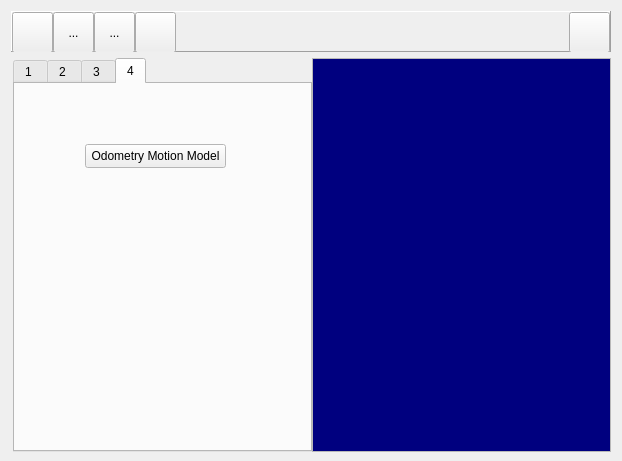
<?xml version="1.0" encoding="UTF-8"?>
<ui version="4.0">
 <class>MainFrame</class>
 <widget class="QDialog" name="MainFrame">
  <property name="geometry">
   <rect>
    <x>0</x>
    <y>0</y>
    <width>622</width>
    <height>461</height>
   </rect>
  </property>
  <property name="sizePolicy">
   <sizepolicy hsizetype="Preferred" vsizetype="Minimum">
    <horstretch>0</horstretch>
    <verstretch>0</verstretch>
   </sizepolicy>
  </property>
  <property name="minimumSize">
   <size>
    <width>0</width>
    <height>461</height>
   </size>
  </property>
  <property name="windowTitle">
   <string>Homeworks</string>
  </property>
  <property name="modal">
   <bool>false</bool>
  </property>
  <layout class="QVBoxLayout" name="verticalLayout">
   <item>
    <widget class="QFrame" name="frame">
     <property name="sizePolicy">
      <sizepolicy hsizetype="Preferred" vsizetype="Fixed">
       <horstretch>0</horstretch>
       <verstretch>0</verstretch>
      </sizepolicy>
     </property>
     <property name="minimumSize">
      <size>
       <width>0</width>
       <height>41</height>
      </size>
     </property>
     <property name="maximumSize">
      <size>
       <width>16777215</width>
       <height>41</height>
      </size>
     </property>
     <property name="frameShape">
      <enum>QFrame::Panel</enum>
     </property>
     <property name="frameShadow">
      <enum>QFrame::Raised</enum>
     </property>
     <layout class="QHBoxLayout" name="horizontalLayout_3">
      <property name="spacing">
       <number>0</number>
      </property>
      <property name="leftMargin">
       <number>0</number>
      </property>
      <property name="topMargin">
       <number>0</number>
      </property>
      <property name="rightMargin">
       <number>0</number>
      </property>
      <property name="bottomMargin">
       <number>0</number>
      </property>
      <item>
       <widget class="QToolButton" name="buttonOpen">
        <property name="enabled">
         <bool>true</bool>
        </property>
        <property name="sizePolicy">
         <sizepolicy hsizetype="Minimum" vsizetype="Minimum">
          <horstretch>0</horstretch>
          <verstretch>0</verstretch>
         </sizepolicy>
        </property>
        <property name="minimumSize">
         <size>
          <width>41</width>
          <height>41</height>
         </size>
        </property>
        <property name="maximumSize">
         <size>
          <width>41</width>
          <height>41</height>
         </size>
        </property>
        <property name="toolTip">
         <string>open an image file</string>
        </property>
        <property name="layoutDirection">
         <enum>Qt::LeftToRight</enum>
        </property>
        <property name="autoFillBackground">
         <bool>false</bool>
        </property>
        <property name="text">
         <string/>
        </property>
        <property name="icon">
         <iconset resource="images/mainframe.qrc">
          <normaloff>:/open.png</normaloff>:/open.png</iconset>
        </property>
        <property name="iconSize">
         <size>
          <width>41</width>
          <height>41</height>
         </size>
        </property>
        <property name="checkable">
         <bool>false</bool>
        </property>
        <property name="autoRepeat">
         <bool>false</bool>
        </property>
        <property name="autoExclusive">
         <bool>false</bool>
        </property>
        <property name="popupMode">
         <enum>QToolButton::DelayedPopup</enum>
        </property>
        <property name="toolButtonStyle">
         <enum>Qt::ToolButtonIconOnly</enum>
        </property>
        <property name="autoRaise">
         <bool>false</bool>
        </property>
       </widget>
      </item>
      <item>
       <widget class="QToolButton" name="toolButton_2">
        <property name="sizePolicy">
         <sizepolicy hsizetype="Minimum" vsizetype="Minimum">
          <horstretch>0</horstretch>
          <verstretch>0</verstretch>
         </sizepolicy>
        </property>
        <property name="minimumSize">
         <size>
          <width>41</width>
          <height>41</height>
         </size>
        </property>
        <property name="maximumSize">
         <size>
          <width>41</width>
          <height>41</height>
         </size>
        </property>
        <property name="text">
         <string>...</string>
        </property>
       </widget>
      </item>
      <item>
       <widget class="QToolButton" name="toolButton_3">
        <property name="sizePolicy">
         <sizepolicy hsizetype="Minimum" vsizetype="Minimum">
          <horstretch>0</horstretch>
          <verstretch>0</verstretch>
         </sizepolicy>
        </property>
        <property name="minimumSize">
         <size>
          <width>41</width>
          <height>41</height>
         </size>
        </property>
        <property name="maximumSize">
         <size>
          <width>41</width>
          <height>41</height>
         </size>
        </property>
        <property name="text">
         <string>...</string>
        </property>
       </widget>
      </item>
      <item>
       <widget class="QToolButton" name="buttonDeleteContents">
        <property name="sizePolicy">
         <sizepolicy hsizetype="Minimum" vsizetype="Minimum">
          <horstretch>0</horstretch>
          <verstretch>0</verstretch>
         </sizepolicy>
        </property>
        <property name="minimumSize">
         <size>
          <width>41</width>
          <height>41</height>
         </size>
        </property>
        <property name="maximumSize">
         <size>
          <width>41</width>
          <height>41</height>
         </size>
        </property>
        <property name="toolTip">
         <string>close all forms</string>
        </property>
        <property name="autoFillBackground">
         <bool>false</bool>
        </property>
        <property name="text">
         <string/>
        </property>
        <property name="icon">
         <iconset resource="images/mainframe.qrc">
          <normaloff>:/1-21.png</normaloff>:/1-21.png</iconset>
        </property>
        <property name="iconSize">
         <size>
          <width>41</width>
          <height>41</height>
         </size>
        </property>
       </widget>
      </item>
      <item>
       <spacer name="horizontalSpacer">
        <property name="orientation">
         <enum>Qt::Horizontal</enum>
        </property>
        <property name="sizeHint" stdset="0">
         <size>
          <width>40</width>
          <height>20</height>
         </size>
        </property>
       </spacer>
      </item>
      <item>
       <widget class="QToolButton" name="buttonShowList">
        <property name="sizePolicy">
         <sizepolicy hsizetype="Minimum" vsizetype="Minimum">
          <horstretch>0</horstretch>
          <verstretch>0</verstretch>
         </sizepolicy>
        </property>
        <property name="minimumSize">
         <size>
          <width>41</width>
          <height>41</height>
         </size>
        </property>
        <property name="maximumSize">
         <size>
          <width>41</width>
          <height>41</height>
         </size>
        </property>
        <property name="toolTip">
         <string>show the list view</string>
        </property>
        <property name="text">
         <string/>
        </property>
        <property name="icon">
         <iconset resource="images/mainframe.qrc">
          <normaloff>:/2-3.png</normaloff>:/2-3.png</iconset>
        </property>
        <property name="iconSize">
         <size>
          <width>82</width>
          <height>41</height>
         </size>
        </property>
       </widget>
      </item>
     </layout>
    </widget>
   </item>
   <item>
    <layout class="QHBoxLayout" name="horizontalLayout">
     <property name="spacing">
      <number>0</number>
     </property>
     <property name="leftMargin">
      <number>2</number>
     </property>
     <item>
      <widget class="QTabWidget" name="tabWidget">
       <property name="sizePolicy">
        <sizepolicy hsizetype="Fixed" vsizetype="Expanding">
         <horstretch>0</horstretch>
         <verstretch>0</verstretch>
        </sizepolicy>
       </property>
       <property name="minimumSize">
        <size>
         <width>299</width>
         <height>394</height>
        </size>
       </property>
       <property name="palette">
        <palette>
         <active>
          <colorrole role="Light">
           <brush brushstyle="SolidPattern">
            <color alpha="255">
             <red>255</red>
             <green>255</green>
             <blue>255</blue>
            </color>
           </brush>
          </colorrole>
          <colorrole role="Base">
           <brush brushstyle="SolidPattern">
            <color alpha="255">
             <red>255</red>
             <green>255</green>
             <blue>255</blue>
            </color>
           </brush>
          </colorrole>
          <colorrole role="Window">
           <brush brushstyle="SolidPattern">
            <color alpha="255">
             <red>255</red>
             <green>255</green>
             <blue>255</blue>
            </color>
           </brush>
          </colorrole>
          <colorrole role="NoRole">
           <brush brushstyle="SolidPattern">
            <color alpha="255">
             <red>255</red>
             <green>85</green>
             <blue>0</blue>
            </color>
           </brush>
          </colorrole>
         </active>
         <inactive>
          <colorrole role="Light">
           <brush brushstyle="SolidPattern">
            <color alpha="255">
             <red>255</red>
             <green>255</green>
             <blue>255</blue>
            </color>
           </brush>
          </colorrole>
          <colorrole role="Base">
           <brush brushstyle="SolidPattern">
            <color alpha="255">
             <red>255</red>
             <green>255</green>
             <blue>255</blue>
            </color>
           </brush>
          </colorrole>
          <colorrole role="Window">
           <brush brushstyle="SolidPattern">
            <color alpha="255">
             <red>255</red>
             <green>255</green>
             <blue>255</blue>
            </color>
           </brush>
          </colorrole>
          <colorrole role="NoRole">
           <brush brushstyle="SolidPattern">
            <color alpha="255">
             <red>255</red>
             <green>85</green>
             <blue>0</blue>
            </color>
           </brush>
          </colorrole>
         </inactive>
         <disabled>
          <colorrole role="Light">
           <brush brushstyle="SolidPattern">
            <color alpha="255">
             <red>255</red>
             <green>255</green>
             <blue>255</blue>
            </color>
           </brush>
          </colorrole>
          <colorrole role="Base">
           <brush brushstyle="SolidPattern">
            <color alpha="255">
             <red>255</red>
             <green>255</green>
             <blue>255</blue>
            </color>
           </brush>
          </colorrole>
          <colorrole role="Window">
           <brush brushstyle="SolidPattern">
            <color alpha="255">
             <red>255</red>
             <green>255</green>
             <blue>255</blue>
            </color>
           </brush>
          </colorrole>
          <colorrole role="NoRole">
           <brush brushstyle="SolidPattern">
            <color alpha="255">
             <red>255</red>
             <green>85</green>
             <blue>0</blue>
            </color>
           </brush>
          </colorrole>
         </disabled>
        </palette>
       </property>
       <property name="cursor">
        <cursorShape>ArrowCursor</cursorShape>
       </property>
       <property name="autoFillBackground">
        <bool>false</bool>
       </property>
       <property name="tabPosition">
        <enum>QTabWidget::North</enum>
       </property>
       <property name="tabShape">
        <enum>QTabWidget::Rounded</enum>
       </property>
       <property name="currentIndex">
        <number>3</number>
       </property>
       <property name="iconSize">
        <size>
         <width>31</width>
         <height>31</height>
        </size>
       </property>
       <property name="elideMode">
        <enum>Qt::ElideMiddle</enum>
       </property>
       <widget class="QWidget" name="tab_1">
        <attribute name="title">
         <string>1 </string>
        </attribute>
        <widget class="QPushButton" name="buttonAStar">
         <property name="geometry">
          <rect>
           <x>70</x>
           <y>60</y>
           <width>141</width>
           <height>31</height>
          </rect>
         </property>
         <property name="font">
          <font>
           <family>맑은 고딕</family>
           <pointsize>10</pointsize>
          </font>
         </property>
         <property name="text">
          <string>Run A*</string>
         </property>
        </widget>
        <widget class="QLabel" name="label_17">
         <property name="geometry">
          <rect>
           <x>80</x>
           <y>21</y>
           <width>56</width>
           <height>12</height>
          </rect>
         </property>
         <property name="font">
          <font>
           <family>맑은 고딕</family>
          </font>
         </property>
         <property name="text">
          <string>Source</string>
         </property>
        </widget>
        <widget class="QLabel" name="label_18">
         <property name="geometry">
          <rect>
           <x>160</x>
           <y>21</y>
           <width>56</width>
           <height>12</height>
          </rect>
         </property>
         <property name="font">
          <font>
           <family>맑은 고딕</family>
          </font>
         </property>
         <property name="text">
          <string>Goal</string>
         </property>
        </widget>
        <widget class="QWidget" name="layoutWidget">
         <property name="geometry">
          <rect>
           <x>71</x>
           <y>36</y>
           <width>139</width>
           <height>25</height>
          </rect>
         </property>
         <layout class="QHBoxLayout" name="horizontalLayout_9">
          <item>
           <widget class="QLineEdit" name="editSourceNode">
            <property name="text">
             <string>A</string>
            </property>
            <property name="alignment">
             <set>Qt::AlignCenter</set>
            </property>
           </widget>
          </item>
          <item>
           <widget class="QLineEdit" name="editGoalNode">
            <property name="text">
             <string>Q</string>
            </property>
            <property name="alignment">
             <set>Qt::AlignCenter</set>
            </property>
           </widget>
          </item>
         </layout>
        </widget>
       </widget>
       <widget class="QWidget" name="tab_2">
        <attribute name="title">
         <string>2 </string>
        </attribute>
        <widget class="QPushButton" name="visibilityAstar">
         <property name="geometry">
          <rect>
           <x>60</x>
           <y>60</y>
           <width>151</width>
           <height>31</height>
          </rect>
         </property>
         <property name="text">
          <string>Run A*</string>
         </property>
        </widget>
        <widget class="QPushButton" name="visibilityMap">
         <property name="geometry">
          <rect>
           <x>60</x>
           <y>20</y>
           <width>151</width>
           <height>31</height>
          </rect>
         </property>
         <property name="text">
          <string>make visibilitymap</string>
         </property>
        </widget>
       </widget>
       <widget class="QWidget" name="tab">
        <attribute name="title">
         <string>3 </string>
        </attribute>
        <widget class="QPushButton" name="voronoiDiagram">
         <property name="geometry">
          <rect>
           <x>70</x>
           <y>90</y>
           <width>131</width>
           <height>31</height>
          </rect>
         </property>
         <property name="text">
          <string>Voronoi Diagram</string>
         </property>
        </widget>
        <widget class="QPushButton" name="voronoiAstar">
         <property name="geometry">
          <rect>
           <x>70</x>
           <y>140</y>
           <width>131</width>
           <height>31</height>
          </rect>
         </property>
         <property name="text">
          <string>Run A*</string>
         </property>
        </widget>
       </widget>
       <widget class="QWidget" name="tab_3">
        <attribute name="title">
         <string>4</string>
        </attribute>
        <widget class="QPushButton" name="odometryMotion">
         <property name="geometry">
          <rect>
           <x>70</x>
           <y>60</y>
           <width>141</width>
           <height>24</height>
          </rect>
         </property>
         <property name="text">
          <string>Odometry Motion Model</string>
         </property>
        </widget>
       </widget>
      </widget>
     </item>
     <item>
      <widget class="QListWidget" name="listWidget">
       <property name="sizePolicy">
        <sizepolicy hsizetype="Ignored" vsizetype="Minimum">
         <horstretch>0</horstretch>
         <verstretch>0</verstretch>
        </sizepolicy>
       </property>
       <property name="minimumSize">
        <size>
         <width>0</width>
         <height>394</height>
        </size>
       </property>
       <property name="palette">
        <palette>
         <active>
          <colorrole role="WindowText">
           <brush brushstyle="SolidPattern">
            <color alpha="255">
             <red>255</red>
             <green>255</green>
             <blue>0</blue>
            </color>
           </brush>
          </colorrole>
          <colorrole role="Text">
           <brush brushstyle="SolidPattern">
            <color alpha="255">
             <red>255</red>
             <green>255</green>
             <blue>255</blue>
            </color>
           </brush>
          </colorrole>
          <colorrole role="Base">
           <brush brushstyle="SolidPattern">
            <color alpha="255">
             <red>0</red>
             <green>0</green>
             <blue>127</blue>
            </color>
           </brush>
          </colorrole>
          <colorrole role="PlaceholderText">
           <brush brushstyle="NoBrush">
            <color alpha="128">
             <red>255</red>
             <green>255</green>
             <blue>255</blue>
            </color>
           </brush>
          </colorrole>
         </active>
         <inactive>
          <colorrole role="WindowText">
           <brush brushstyle="SolidPattern">
            <color alpha="255">
             <red>255</red>
             <green>255</green>
             <blue>0</blue>
            </color>
           </brush>
          </colorrole>
          <colorrole role="Text">
           <brush brushstyle="SolidPattern">
            <color alpha="255">
             <red>255</red>
             <green>255</green>
             <blue>255</blue>
            </color>
           </brush>
          </colorrole>
          <colorrole role="Base">
           <brush brushstyle="SolidPattern">
            <color alpha="255">
             <red>0</red>
             <green>0</green>
             <blue>127</blue>
            </color>
           </brush>
          </colorrole>
          <colorrole role="PlaceholderText">
           <brush brushstyle="NoBrush">
            <color alpha="128">
             <red>255</red>
             <green>255</green>
             <blue>255</blue>
            </color>
           </brush>
          </colorrole>
         </inactive>
         <disabled>
          <colorrole role="WindowText">
           <brush brushstyle="SolidPattern">
            <color alpha="255">
             <red>120</red>
             <green>120</green>
             <blue>120</blue>
            </color>
           </brush>
          </colorrole>
          <colorrole role="Text">
           <brush brushstyle="SolidPattern">
            <color alpha="255">
             <red>120</red>
             <green>120</green>
             <blue>120</blue>
            </color>
           </brush>
          </colorrole>
          <colorrole role="Base">
           <brush brushstyle="SolidPattern">
            <color alpha="255">
             <red>240</red>
             <green>240</green>
             <blue>240</blue>
            </color>
           </brush>
          </colorrole>
          <colorrole role="PlaceholderText">
           <brush brushstyle="NoBrush">
            <color alpha="128">
             <red>255</red>
             <green>255</green>
             <blue>255</blue>
            </color>
           </brush>
          </colorrole>
         </disabled>
        </palette>
       </property>
       <property name="font">
        <font>
         <family>Times New Roman</family>
         <pointsize>10</pointsize>
        </font>
       </property>
      </widget>
     </item>
    </layout>
   </item>
  </layout>
 </widget>
 <layoutdefault spacing="6" margin="11"/>
 <resources>
  <include location="images/mainframe.qrc"/>
 </resources>
 <connections/>
</ui>
